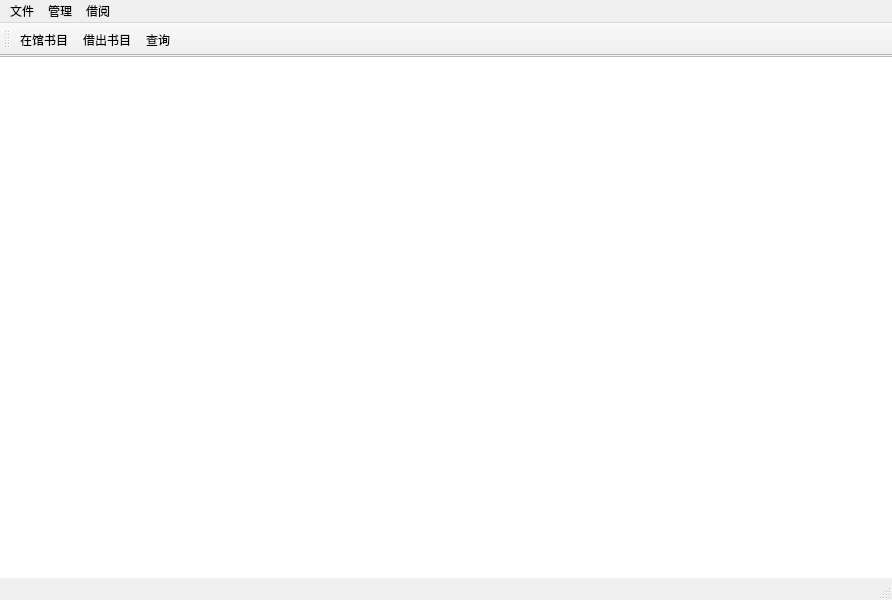
<?xml version="1.0" encoding="UTF-8"?>
<ui version="4.0">
 <class>MainWindow</class>
 <widget class="QMainWindow" name="MainWindow">
  <property name="geometry">
   <rect>
    <x>0</x>
    <y>0</y>
    <width>892</width>
    <height>600</height>
   </rect>
  </property>
  <property name="windowTitle">
   <string>西文图书室管理系统</string>
  </property>
  <widget class="QWidget" name="centralwidget">
   <widget class="QTableView" name="ShowInfotableView">
    <property name="geometry">
     <rect>
      <x>-20</x>
      <y>0</y>
      <width>921</width>
      <height>581</height>
     </rect>
    </property>
   </widget>
  </widget>
  <widget class="QMenuBar" name="menubar">
   <property name="geometry">
    <rect>
     <x>0</x>
     <y>0</y>
     <width>892</width>
     <height>26</height>
    </rect>
   </property>
   <widget class="QMenu" name="menu">
    <property name="title">
     <string>文件</string>
    </property>
    <addaction name="actionSave"/>
    <addaction name="actionOpen"/>
   </widget>
   <widget class="QMenu" name="menu_2">
    <property name="title">
     <string>管理</string>
    </property>
    <addaction name="actionAdd"/>
    <addaction name="actionDelete"/>
   </widget>
   <widget class="QMenu" name="menu_3">
    <property name="title">
     <string>借阅</string>
    </property>
    <addaction name="actionBorrow"/>
    <addaction name="actionReturn"/>
   </widget>
   <addaction name="menu"/>
   <addaction name="menu_2"/>
   <addaction name="menu_3"/>
  </widget>
  <widget class="QStatusBar" name="statusbar"/>
  <widget class="QToolBar" name="toolBar">
   <property name="windowTitle">
    <string>toolBar</string>
   </property>
   <attribute name="toolBarArea">
    <enum>TopToolBarArea</enum>
   </attribute>
   <attribute name="toolBarBreak">
    <bool>false</bool>
   </attribute>
   <addaction name="actionIn"/>
   <addaction name="actionOut"/>
   <addaction name="actionSearch"/>
  </widget>
  <action name="actionSave">
   <property name="text">
    <string>保存文件</string>
   </property>
  </action>
  <action name="actionOpen">
   <property name="text">
    <string>打开文件</string>
   </property>
  </action>
  <action name="actionAdd">
   <property name="text">
    <string>增加书目</string>
   </property>
  </action>
  <action name="actionDelete">
   <property name="text">
    <string>删除书目</string>
   </property>
  </action>
  <action name="actionBorrow">
   <property name="text">
    <string>借书</string>
   </property>
  </action>
  <action name="actionReturn">
   <property name="text">
    <string>还书</string>
   </property>
  </action>
  <action name="actionIn">
   <property name="text">
    <string>在馆书目</string>
   </property>
  </action>
  <action name="actionOut">
   <property name="text">
    <string>借出书目</string>
   </property>
  </action>
  <action name="actionSearch">
   <property name="text">
    <string>查询</string>
   </property>
  </action>
 </widget>
 <resources/>
 <connections/>
</ui>
